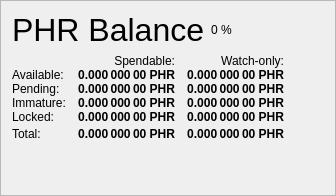
                   <widget class="QFrame" name="frame_Balances">
                    <property name="frameShape">
                     <enum>QFrame::StyledPanel</enum>
                    </property>
                    <property name="frameShadow">
                     <enum>QFrame::Raised</enum>
                    </property>
                    <layout class="QVBoxLayout" name="verticalLayout_4">
                     <item>
                      <layout class="QHBoxLayout" name="horizontalLayout_4">
                       <item>
                        <widget class="QLabel" name="label_5">
                         <property name="minimumSize">
                          <size>
                           <width>0</width>
                           <height>20</height>
                          </size>
                         </property>
                         <property name="font">
                          <font>
                           <pointsize>24</pointsize>
                           <weight>50</weight>
                           <bold>false</bold>
                          </font>
                         </property>
                         <property name="text">
                          <string>PHR Balance</string>
                         </property>
                        </widget>
                       </item>
                       <item>
                        <widget class="QLabel" name="labelPHRPercent">
                         <property name="text">
                          <string notr="true">0 %</string>
                         </property>
                        </widget>
                       </item>
                       <item>
                        <spacer name="horizontalSpacer_3">
                         <property name="orientation">
                          <enum>Qt::Horizontal</enum>
                         </property>
                         <property name="sizeHint" stdset="0">
                          <size>
                           <width>40</width>
                           <height>20</height>
                          </size>
                         </property>
                        </spacer>
                       </item>
                      </layout>
                     </item>
                     <item>
                      <layout class="QGridLayout" name="gridLayout">
                       <property name="horizontalSpacing">
                        <number>12</number>
                       </property>
                       <property name="verticalSpacing">
                        <number>0</number>
                       </property>
                       <item row="0" column="1">
                        <widget class="QLabel" name="labelSpendable">
                         <property name="text">
                          <string>Spendable:</string>
                         </property>
                         <property name="alignment">
                          <set>Qt::AlignRight|Qt::AlignTrailing|Qt::AlignVCenter</set>
                         </property>
                        </widget>
                       </item>
                       <item row="0" column="2">
                        <widget class="QLabel" name="labelWatchonly">
                         <property name="text">
                          <string>Watch-only:</string>
                         </property>
                         <property name="alignment">
                          <set>Qt::AlignRight|Qt::AlignTrailing|Qt::AlignVCenter</set>
                         </property>
                        </widget>
                       </item>
                       <item row="1" column="0">
                        <widget class="QLabel" name="labelBalanceText">
                         <property name="text">
                          <string>Available:</string>
                         </property>
                        </widget>
                       </item>
                       <item row="1" column="1">
                        <widget class="QLabel" name="labelBalance">
                         <property name="font">
                          <font>
                           <weight>75</weight>
                           <bold>true</bold>
                          </font>
                         </property>
                         <property name="cursor">
                          <cursorShape>IBeamCursor</cursorShape>
                         </property>
                         <property name="toolTip">
                          <string>Your current spendable balance</string>
                         </property>
                         <property name="text">
                          <string notr="true">0.000 000 00 PHR</string>
                         </property>
                         <property name="alignment">
                          <set>Qt::AlignRight|Qt::AlignTrailing|Qt::AlignVCenter</set>
                         </property>
                         <property name="textInteractionFlags">
                          <set>Qt::LinksAccessibleByMouse|Qt::TextSelectableByKeyboard|Qt::TextSelectableByMouse</set>
                         </property>
                        </widget>
                       </item>
                       <item row="1" column="2">
                        <widget class="QLabel" name="labelWatchAvailable">
                         <property name="font">
                          <font>
                           <weight>75</weight>
                           <bold>true</bold>
                          </font>
                         </property>
                         <property name="cursor">
                          <cursorShape>IBeamCursor</cursorShape>
                         </property>
                         <property name="toolTip">
                          <string>Your current balance in watch-only addresses</string>
                         </property>
                         <property name="text">
                          <string notr="true">0.000 000 00 PHR</string>
                         </property>
                         <property name="alignment">
                          <set>Qt::AlignRight|Qt::AlignTrailing|Qt::AlignVCenter</set>
                         </property>
                         <property name="textInteractionFlags">
                          <set>Qt::LinksAccessibleByMouse|Qt::TextSelectableByKeyboard|Qt::TextSelectableByMouse</set>
                         </property>
                        </widget>
                       </item>
                       <item row="2" column="0">
                        <widget class="QLabel" name="labelPendingText">
                         <property name="text">
                          <string>Pending:</string>
                         </property>
                        </widget>
                       </item>
                       <item row="2" column="1">
                        <widget class="QLabel" name="labelUnconfirmed">
                         <property name="font">
                          <font>
                           <weight>75</weight>
                           <bold>true</bold>
                          </font>
                         </property>
                         <property name="cursor">
                          <cursorShape>IBeamCursor</cursorShape>
                         </property>
                         <property name="toolTip">
                          <string>Total of transactions that have yet to be confirmed, and do not yet count toward the spendable balance</string>
                         </property>
                         <property name="text">
                          <string notr="true">0.000 000 00 PHR</string>
                         </property>
                         <property name="alignment">
                          <set>Qt::AlignRight|Qt::AlignTrailing|Qt::AlignVCenter</set>
                         </property>
                         <property name="textInteractionFlags">
                          <set>Qt::LinksAccessibleByMouse|Qt::TextSelectableByKeyboard|Qt::TextSelectableByMouse</set>
                         </property>
                        </widget>
                       </item>
                       <item row="2" column="2">
                        <widget class="QLabel" name="labelWatchPending">
                         <property name="font">
                          <font>
                           <weight>75</weight>
                           <bold>true</bold>
                          </font>
                         </property>
                         <property name="cursor">
                          <cursorShape>IBeamCursor</cursorShape>
                         </property>
                         <property name="toolTip">
                          <string>Unconfirmed transactions to watch-only addresses</string>
                         </property>
                         <property name="text">
                          <string notr="true">0.000 000 00 PHR</string>
                         </property>
                         <property name="alignment">
                          <set>Qt::AlignRight|Qt::AlignTrailing|Qt::AlignVCenter</set>
                         </property>
                         <property name="textInteractionFlags">
                          <set>Qt::LinksAccessibleByMouse|Qt::TextSelectableByKeyboard|Qt::TextSelectableByMouse</set>
                         </property>
                        </widget>
                       </item>
                       <item row="3" column="0">
                        <widget class="QLabel" name="labelImmatureText">
                         <property name="text">
                          <string>Immature:</string>
                         </property>
                        </widget>
                       </item>
                       <item row="3" column="1">
                        <widget class="QLabel" name="labelImmature">
                         <property name="font">
                          <font>
                           <weight>75</weight>
                           <bold>true</bold>
                          </font>
                         </property>
                         <property name="cursor">
                          <cursorShape>IBeamCursor</cursorShape>
                         </property>
                         <property name="toolTip">
                          <string>Staked or masternode rewards that has not yet matured</string>
                         </property>
                         <property name="text">
                          <string notr="true">0.000 000 00 PHR</string>
                         </property>
                         <property name="alignment">
                          <set>Qt::AlignRight|Qt::AlignTrailing|Qt::AlignVCenter</set>
                         </property>
                         <property name="textInteractionFlags">
                          <set>Qt::LinksAccessibleByMouse|Qt::TextSelectableByKeyboard|Qt::TextSelectableByMouse</set>
                         </property>
                        </widget>
                       </item>
                       <item row="3" column="2">
                        <widget class="QLabel" name="labelWatchImmature">
                         <property name="font">
                          <font>
                           <weight>75</weight>
                           <bold>true</bold>
                          </font>
                         </property>
                         <property name="cursor">
                          <cursorShape>IBeamCursor</cursorShape>
                         </property>
                         <property name="toolTip">
                          <string>Staked or masternode rewards in watch-only addresses that has not yet matured</string>
                         </property>
                         <property name="text">
                          <string notr="true">0.000 000 00 PHR</string>
                         </property>
                         <property name="alignment">
                          <set>Qt::AlignRight|Qt::AlignTrailing|Qt::AlignVCenter</set>
                         </property>
                         <property name="textInteractionFlags">
                          <set>Qt::LinksAccessibleByMouse|Qt::TextSelectableByKeyboard|Qt::TextSelectableByMouse</set>
                         </property>
                        </widget>
                       </item>
                       <item row="4" column="0">
                        <widget class="QLabel" name="labelLockedBalanceText">
                         <property name="toolTip">
                          <string>Locked PHR or Masternode collaterals. These are excluded from zPHR minting.</string>
                         </property>
                         <property name="text">
                          <string>Locked:</string>
                         </property>
                        </widget>
                       </item>
                       <item row="4" column="1">
                        <widget class="QLabel" name="labelLockedBalance">
                         <property name="font">
                          <font>
                           <weight>75</weight>
                           <bold>true</bold>
                          </font>
                         </property>
                         <property name="cursor">
                          <cursorShape>IBeamCursor</cursorShape>
                         </property>
                         <property name="toolTip">
                          <string>Locked PHR or Masternode collaterals. These are excluded from zPHR minting.</string>
                         </property>
                         <property name="text">
                          <string notr="true">0.000 000 00 PHR</string>
                         </property>
                         <property name="alignment">
                          <set>Qt::AlignRight|Qt::AlignTrailing|Qt::AlignVCenter</set>
                         </property>
                         <property name="textInteractionFlags">
                          <set>Qt::LinksAccessibleByMouse|Qt::TextSelectableByKeyboard|Qt::TextSelectableByMouse</set>
                         </property>
                        </widget>
                       </item>
                       <item row="4" column="2">
                        <widget class="QLabel" name="labelWatchLocked">
                         <property name="font">
                          <font>
                           <weight>75</weight>
                           <bold>true</bold>
                          </font>
                         </property>
                         <property name="cursor">
                          <cursorShape>IBeamCursor</cursorShape>
                         </property>
                         <property name="toolTip">
                          <string>Current locked balance in watch-only addresses</string>
                         </property>
                         <property name="text">
                          <string notr="true">0.000 000 00 PHR</string>
                         </property>
                         <property name="alignment">
                          <set>Qt::AlignRight|Qt::AlignTrailing|Qt::AlignVCenter</set>
                         </property>
                         <property name="textInteractionFlags">
                          <set>Qt::LinksAccessibleByMouse|Qt::TextSelectableByKeyboard|Qt::TextSelectableByMouse</set>
                         </property>
                        </widget>
                       </item>
                       <item row="5" column="0">
                        <widget class="QLabel" name="labelTotalText">
                         <property name="toolTip">
                          <string>Your current DigitalRupees balance, unconfirmed and immature transactions included</string>
                         </property>
                         <property name="text">
                          <string>Total:</string>
                         </property>
                        </widget>
                       </item>
                       <item row="5" column="1">
                        <widget class="QLabel" name="labelTotal">
                         <property name="font">
                          <font>
                           <weight>75</weight>
                           <bold>true</bold>
                          </font>
                         </property>
                         <property name="cursor">
                          <cursorShape>IBeamCursor</cursorShape>
                         </property>
                         <property name="toolTip">
                          <string>Your current DigitalRupees balance, unconfirmed and immature transactions included</string>
                         </property>
                         <property name="text">
                          <string notr="true">0.000 000 00 PHR</string>
                         </property>
                         <property name="alignment">
                          <set>Qt::AlignRight|Qt::AlignTrailing|Qt::AlignVCenter</set>
                         </property>
                         <property name="textInteractionFlags">
                          <set>Qt::LinksAccessibleByMouse|Qt::TextSelectableByKeyboard|Qt::TextSelectableByMouse</set>
                         </property>
                        </widget>
                       </item>
                       <item row="5" column="2">
                        <widget class="QLabel" name="labelWatchTotal">
                         <property name="font">
                          <font>
                           <weight>75</weight>
                           <bold>true</bold>
                          </font>
                         </property>
                         <property name="cursor">
                          <cursorShape>IBeamCursor</cursorShape>
                         </property>
                         <property name="toolTip">
                          <string>Current total balance in watch-only addresses</string>
                         </property>
                         <property name="text">
                          <string notr="true">0.000 000 00 PHR</string>
                         </property>
                         <property name="alignment">
                          <set>Qt::AlignRight|Qt::AlignTrailing|Qt::AlignVCenter</set>
                         </property>
                         <property name="textInteractionFlags">
                          <set>Qt::LinksAccessibleByMouse|Qt::TextSelectableByKeyboard|Qt::TextSelectableByMouse</set>
                         </property>
                        </widget>
                       </item>
                       <item row="5" column="3">
                        <spacer name="horizontalSpacer_9">
                         <property name="orientation">
                          <enum>Qt::Horizontal</enum>
                         </property>
                         <property name="sizeHint" stdset="0">
                          <size>
                           <width>40</width>
                           <height>20</height>
                          </size>
                         </property>
                        </spacer>
                       </item>
                      </layout>
                     </item>
                     <item>
                      <spacer name="verticalSpacer_3">
                       <property name="orientation">
                        <enum>Qt::Vertical</enum>
                       </property>
                       <property name="sizeHint" stdset="0">
                        <size>
                         <width>20</width>
                         <height>40</height>
                        </size>
                       </property>
                      </spacer>
                     </item>
                    </layout>
                   </widget>
